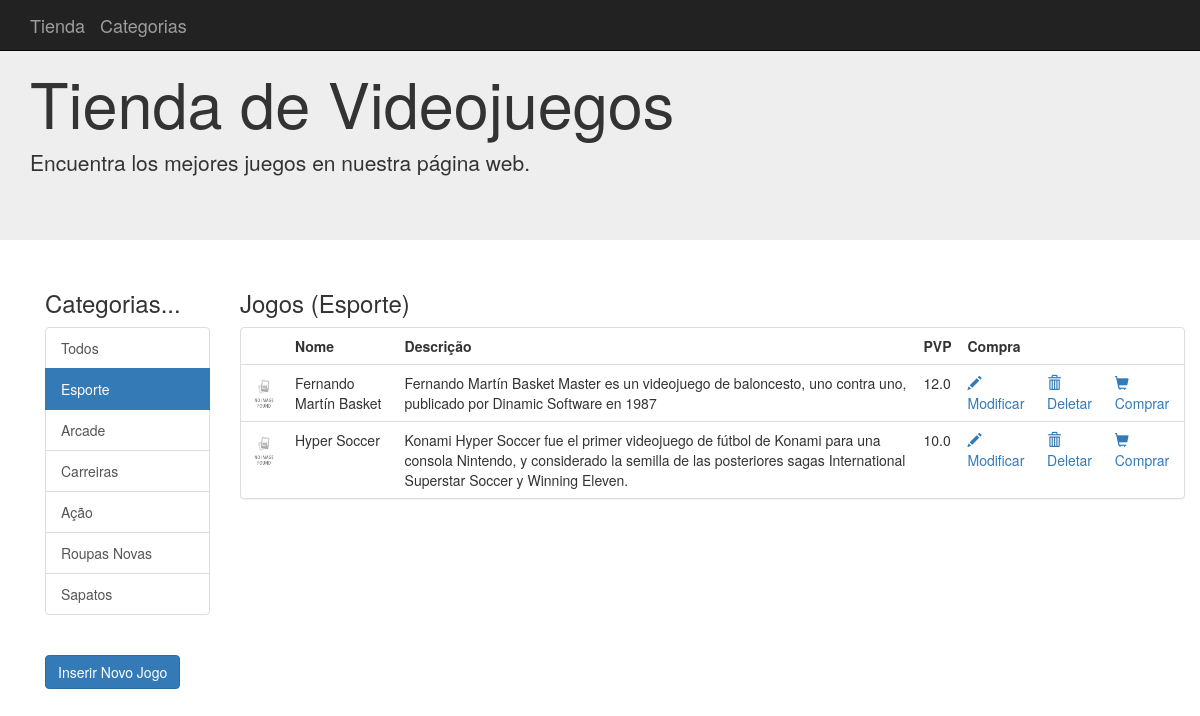
The page /categoria/1 on the database its author committed.
### aplicacao/model.py (models this page shows, shortened)
class Categorias(db.Model):
    __tablename__ = 'categorias'
    id = Column(Integer, primary_key=True)
    nome = Column(String(100))
    artigos = relationship("Artigos", backref="Categorias", lazy='dynamic')

class Artigos(db.Model):
    __tablename__ = 'artigos'
    id = Column(Integer, primary_key=True)
    nome = Column(String(100), nullable=False)
    preco = Column(Float, default=0)
    iva = Column(Integer, default=21)
    descricao = Column(String(255))
    image = Column(String(255))
    stock = Column(Integer, default=0)
    CategoriaId = Column(Integer, ForeignKey('categorias.id'), nullable=False)
    categoria = relationship("Categorias", backref="Artigos")

### aplicacao/app.py (the view)
@app.route('/')
@app.route('/categoria/<id>')
def index(id = '0'):
    categoria = Categorias.query.get(id)
    if id == '0':
        artigos = Artigos.query.all()
    else:
        artigos = Artigos.query.filter_by(CategoriaId=id)
    categorias = Categorias.query.all()
    return render_template("index.html", artigos=artigos, categorias=categorias, categoria=categoria)

### aplicacao/templates/index.html (shortened to what this page needs)
    {% extends "base.html" %}
    {% block conteudo  %}
    <div class="container">
      <div class="row">
      <div class="col-md-2">
        <h3>Categorias...</h3>
        <div class="list-group">
          {% for cat in categorias %}
          {% if categoria.nome==cat.nome %}
            <a class="list-group-item active" href='{{url_for("index",id=cat.id)}}'>{{cat.nome}}</a>
          {% else %}
            <a class="list-group-item" href='{{url_for("index", id=cat.id)}}'>{{cat.nome}}</a>
          {% endif%}
          {% endfor %}
        </div>
        <br/>
        <a class="btn btn-primary" href="{{url_for('artigos_new')}}" role="button">Inserir Novo Jogo</a>
        <br/>
      </div>
     <div class="col-md-10">
        <h3>Jogos ({{categoria.nome}})</h3>
        <div class="panel panel-default">
            <table class="table table-hover">
                <tr>
                    <th></th>
                    <th>Nome</th>
                    <th>Descrição</th>
                    <th>PVP</th>
                    <th>Compra</th>
                </tr>
                {% for art in artigos %}
                <tr>
                    {% if art.image %}
                        <td><img style="width:40px; height:50px;" src="{{url_for('static', filename='img/')}}{{art.image}}"/></td>
                    {% else %}
                        <td><img style="width:30px; height:40px;" src="{{url_for('static',filename='img/not-found.jpg')}}"/>
                    {% endif %}
                    <td>{{ art.nome }}</td>
                    <td>{{art.descricao}}</td>
                    <td>{{art.preco}}</td>
                    <td><a href="{{url_for('artigos_edit',id=art.id)}}"><span class="glyphicon glyphicon-pencil"></span> Modificar</a></td>
                    <td><a href="{{url_for('artigos_delete',id=art.id)}}"><span class="glyphicon glyphicon-trash"></span> Deletar</a></td>
                    <td><a href="#"><span class="glyphicon glyphicon-shopping-cart" ></span> Comprar</a></td>
                </tr>
                {% endfor %}
            </table>
        </div>
     </div>
      </div>
    </div>
    {% endblock %}

### rows shown on the page
Categorias: nome "Todos"
Categorias: nome "Esporte"
Categorias: nome "Arcade"
Categorias: nome "Carreiras"
Categorias: nome "Ação"
Categorias: nome "Roupas Novas"
Categorias: nome "Sapatos"
Artigos: nome "Fernando Martín Basket", descricao "Fernando Martín Basket Master es un videojuego de baloncesto, uno contra uno, publicado por Dinamic Software en 1987", preco "12.0"
Artigos: nome "Hyper Soccer", descricao "Konami Hyper Soccer fue el primer videojuego de fútbol de Konami para una consola Nintendo, y considerado la semilla de las posteriores sagas International Superstar Soccer y Winning Eleven.", preco "10.0"
